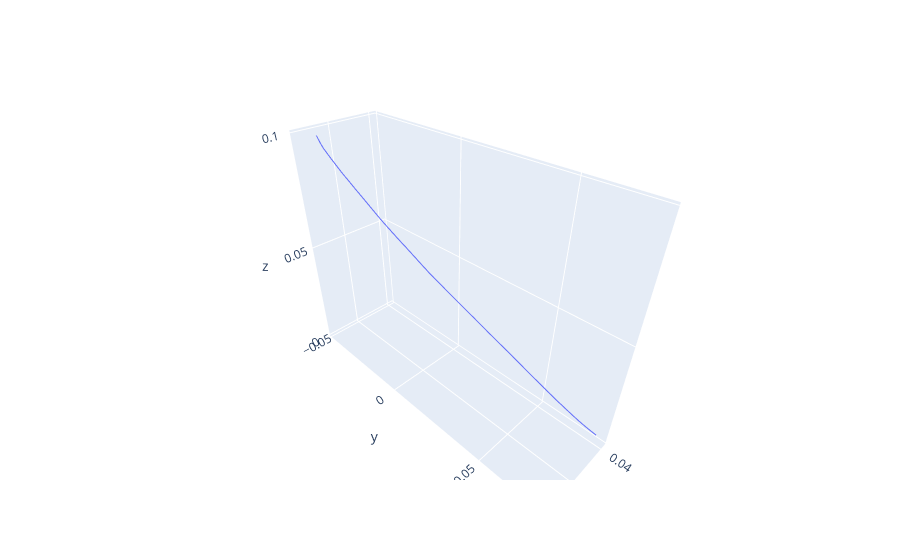

The cell this chart's notebook holds for it:
### Code cell
from plotly.subplots import make_subplots
fig = go.Figure()

k_chaser = k_cr
k_chasee = k_ce
com_chaser = chaser_com
com_chasee = chasee_com
color_min = np.min([k_chaser, k_chasee])
color_max = np.max([k_chaser, k_chasee])


# # Create the subplot figure
# fig = make_subplots(
#     rows=1, cols=2,
#     specs=[[{'type': 'scatter3d'}, {'type': 'xy'}]
# #           ,[{'type': 'scatter3d'}, {'type': 'xy'}]
#           ]
# )

#Chasee
# Add 3D scatter plot
fig.add_trace(go.Scatter3d(
    x = com_chasee[:,0]
    , y = com_chasee[:,1]
    , z = com_chasee[:,2]
    , mode = 'lines'
#     , marker = dict(size=4
#                     ,color=k_chasee
#                     ,colorscale = 'jet'
#                     ,cmin = color_min
#                     ,cmax = color_max
#                     ,colorbar=dict(title='k value')# Add colorbar with title
#                     )
)
#     ,row=1, col=1
)

# # Add 2D line plot
# fig.add_trace(
#     go.Scatter(x=np.arange(len(k_chasee)), y=k_chasee, mode='lines'),
#     row=1, col=2
# )

# # Chaser
# # Add 3D scatter plot
# fig.add_trace(go.Scatter3d(
#     x = com_chaser[:,0]
#     , y = com_chaser[:,1]
#     , z = com_chaser[:,2]
#     , mode = 'markers'
#     , marker = dict(size=4
#                     ,color=k_chaser
#                     ,colorscale = 'jet'
#                     ,cmin = color_min
#                     ,cmax = color_max
#                     ,colorbar=dict(title='k value')  # Add colorbar with title
#                     ))
#     ,row=2, col=1
# )

# # Add 2D line plot
# fig.add_trace(
#     go.Scatter(x=np.arange(len(k_chaser)), y=k_chaser, mode='lines'),
#     row=2, col=2
# )  

fig.show()

### Figure 1 — Plotly figure (JSON) as saved in the notebook; plotly's stock layout.template omitted (floating-point values rounded to 4 significant figures; data arrays with more than 128 entries replaced by an {"elided": "..."} marker saying what was removed)
{"data": [{"mode": "lines", "type": "scatter3d", "x": {"elided": "169 float values"}, "y": {"elided": "169 float values"}, "z": {"elided": "169 float values"}}], "layout": {}}
